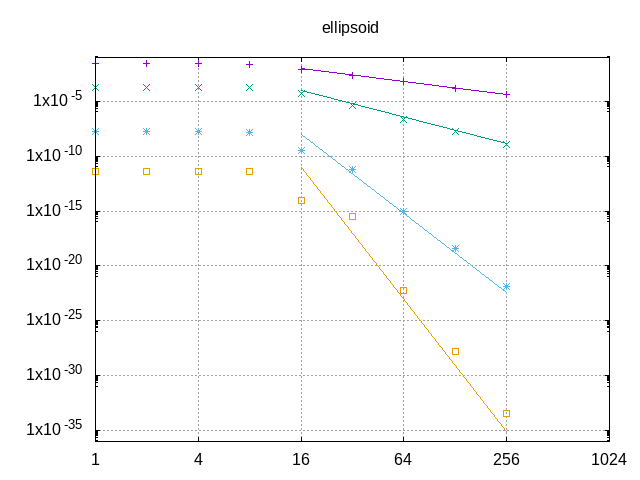

Source code (gnuplot):
set term png
set output "h_conv_ellipsoid.png"

set title 'ellipsoid volume'
set key off
set logscale x 2
set logscale y 10
set grid

plot 'h_convergence.dat' using 1:3 with points linestyle 1 title 'k = 1' ,\
     'h_convergence.dat' using 1:5 with points linestyle 2 title 'k = 2' ,\
     'h_convergence.dat' using 1:7 with points linestyle 3 title 'k = 4' ,\
     'h_convergence.dat' using 1:9 with points linestyle 4 title 'k = 8' ,\
     'h_conv_th_ellipsoid.dat' using 1:2 with lines linestyle 1, \
     'h_conv_th_ellipsoid.dat' using 1:3 with lines linestyle 2, \
     'h_conv_th_ellipsoid.dat' using 1:4 with lines linestyle 3, \
     'h_conv_th_ellipsoid.dat' using 1:5 with lines linestyle 4